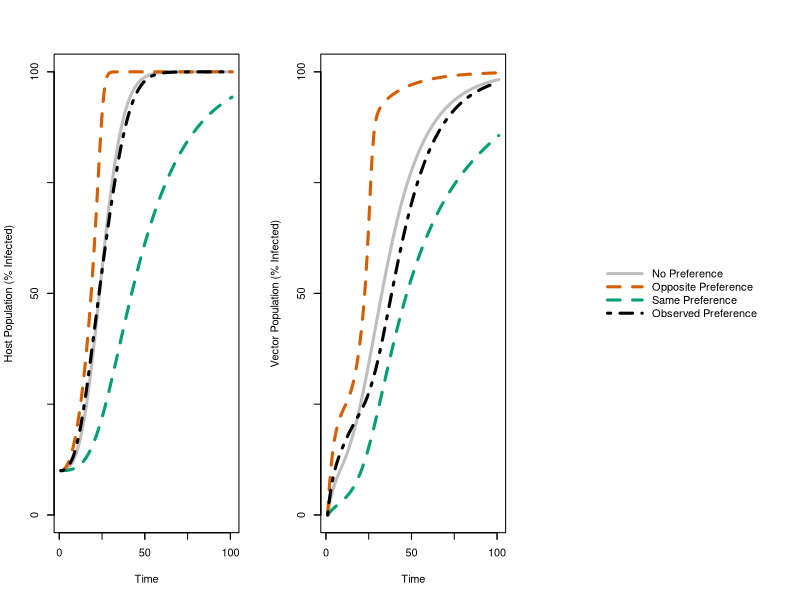

Generate this figure with R:
# Single-host species preference model
# Preference depends on vector status (non-viruliferous versus viruliferous)
# Lauren Shoemaker

# Requires library deSolve to solve differential equations
# Load library 
library(deSolve)

# Model set-up
times <- 0:100            # Total amount of time-steps to run the model
T <- 100                  # Total number of plants (won't alter outcome)

starting_infection <- .1  # Percent hosts already infected
starting_vectors <- 50    # Starting vector population size

sP <- round((1-starting_infection)*T)  # Starting number of healthy hosts
iP <-round(starting_infection*T)       # Starting number of infected hosts
sV <- starting_vectors                 # Starting number of healthy vectors
iV <- 0                                # Starting number of infected vectors
starting <- c(sP, iP, sV, iV)

# Model parameters
r_I <- .2245              # Vector growth on infected hosts
r_H <- .2245              # Vector growth on healthy hosts
K <- 5                    # Carrying capacity 
beta_VP <- .05            # Transmission vector to host
beta_PV <- .05            # Transmission host to vector

# ----------------------------------------------------------------------------------------------------
# Create system of differential equations that will be solved using lsoda
system.eqns=function(t,N,pars) {
  
  # total number of equations
  Ndot <- numeric(4); 
  
  # susceptible host 
  Ndot[1] = -beta_VP*N[4]*(I_H*N[1]/(I_H*N[1]+I_I*N[2]))
  
  # infected host 
  Ndot[2] = beta_VP*N[4]*(I_H*N[1]/(I_H*N[1]+I_I*N[2]))
  
  # susceptible vector
  Ndot[3] = r_H*((H_H*N[1]/(H_H*N[1]+H_I*N[2]))*N[3] + 
                   (I_H*N[1]/(I_H*N[1]+I_I*N[2]))*N[4])*(1-((H_H*N[1]/(H_H*N[1]+H_I*N[2]))*N[3] + 
                                                              (I_H*N[1]/(I_H*N[1]+I_I*N[2]))*N[4])/(K*N[1])) - 
    beta_PV*(1 - (H_H*N[1]/(H_H*N[1]+H_I*N[2])))*N[3]
  
  # infected vector
  Ndot[4] = r_I*((1 - (H_H*N[1]/(H_H*N[1]+H_I*N[2])))*N[3] + 
                   (1 - (I_H*N[1]/(I_H*N[1]+I_I*N[2])))*N[4])*(1-((1 - (H_H*N[1]/(H_H*N[1]+H_I*N[2])))*N[3] + 
                                                                    (1 - (I_H*N[1]/(I_H*N[1]+I_I*N[2])))*N[4])/(K*N[2])) + 
    beta_PV*(1 - (H_H*N[1]/(H_H*N[1]+H_I*N[2])))*N[3]
  
  return(list(Ndot));
  
}

# -------------------------------------------------------------------------------------------------
# Scenarios to Run

# 1 No preference
H_I <- .5 # Preference of healthy vectors for infected hosts
I_I <- .5 # Preference of infected vectors for infected hosts
H_H <- .5 # Preference of healthy vectors for healthy hosts
I_H <- .5 # Preference of infected vectors for healthy hosts

pars <- c(r_H, r_I, K, beta_VP, beta_PV, H_I, H_H, I_I, I_H, T) # Concatenate parameters

# Solve using lsoda
soln_no=ode(y=starting, times=times, func=system.eqns, parms=pars, hmax=0.1)

# 2 Full opposite preference
H_I <- .85 # Preference of healthy vectors for infected hosts
I_I <- .15 # Preference of infected vectors for infected hosts
H_H <- .15 # Preference of healthy vectors for healthy hosts
I_H <- .85 # Preference of infected vectors for healthy hosts

pars <- c(r_H, r_I, K, beta_VP, beta_PV, H_I, H_H, I_I, I_H, T) # Concatenate parameters

# Solve using lsoda
soln_full_opp=lsoda(y=starting, times=times, func=system.eqns, parms=pars, hmax=0.01)

# 3 Full same preference
H_I <- .15 # Preference of healthy vectors for infected hosts
I_I <- .85 # Preference of infected vectors for infected hosts
H_H <- .85 # Preference of healthy vectors for healthy hosts
I_H <- .15 # Preference of infected vectors for healthy hosts

pars <- c(r_H, r_I, K, beta_VP, beta_PV, H_I, H_H, I_I, I_H, T) # Concatenate parameters

# Solve using lsoda
soln_full=lsoda(y=starting, times=times, func=system.eqns, parms=pars, hmax=0.1)

# 4 Observed  preference
H_I <- .63 # Preference of healthy vectors for infected hosts
I_I <- .49 # Preference of infected vectors for infected hosts
H_H <- .37 # Preference of healthy vectors for healthy hosts
I_H <- .51 # Preference of infected vectors for healthy hosts

pars <- c(r_H, r_I, K, beta_VP, beta_PV, H_I, H_H, I_I, I_H, T) # Concatenate parameters

# Solve using lsoda
soln_observed=lsoda(y=starting, times=times, func=system.eqns, parms=pars, hmax=0.1)

# ----------------------------------------------------------------------------------------------------
# Example Plot

# Plotting colors, color-blind friendly
red <- rgb(213,94,0,max=255)
blue <- rgb(86,180,233,max=255)
green <- rgb(0,158,115,max=255)

# Plot results from model run
quartz(width=9, height=4)
par(mfrow=c(1,3))

# First plot host population results
plot(soln_no[,3], type="l", col="grey", lwd=3, ylim=c(0,100), ylab="Host Population (% Infected)", 
     xlab="Time", xaxt="n", yaxt="n")
lines(soln_full[,3], col=green, lwd=3, lty=2)
lines(soln_full_opp[,3], col=red, lwd=3, lty=2)
lines(soln_observed[,3], col="black", lwd=3, lty=4)
axis(side=1, at=c(0, 50, 100), tick=TRUE, labels=TRUE)
axis(side=1, at=c(0, 25, 50, 75, 100), tick=TRUE, labels=FALSE)
axis(side=2, at=c(0, 25, 50, 75, 100), tick=TRUE, labels=FALSE)
axis(side=2, at=c(0, 50, 100), tick=TRUE, labels=TRUE)

# Then plot vector population results
plot(100*soln_no[,5]/(soln_no[,4]+soln_no[,5]), type="l", col="grey", lwd=3, ylim=c(0,100), 
     ylab="Vector Population (% Infected)", xlab="Time", xaxt="n", yaxt="n")
lines(100*soln_full[,5]/(soln_full[,4]+soln_full[,5]), col=green, lwd=3, lty=2)
lines(100*soln_full_opp[,5]/(soln_full_opp[,4]+soln_full_opp[,5]), col=red, lwd=3, lty=2)
lines(100*soln_observed[,5]/(soln_observed[,4]+soln_observed[,5]), col="black", lwd=3, lty=4)
axis(side=1, at=c(0, 50, 100), tick=TRUE, labels=TRUE)
axis(side=1, at=c(0, 25, 50, 75, 100), tick=TRUE, labels=FALSE)
axis(side=2, at=c(0, 25, 50, 75, 100), tick=TRUE, labels=FALSE)
axis(side=2, at=c(0, 50, 100), tick=TRUE, labels=TRUE)

# Add legend
plot.new()
legend("center", c("No Preference ", "Opposite Preference","Same Preference", "Observed Preference"), 
       col=c("grey",red, green, "black"), 
       lwd=c(3,3,3,3), lty=c(1, 2, 2, 4), bty="n", seg.len = 3.5)
